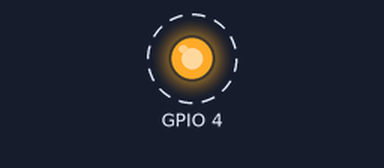
Recording of a program running on a simulated Raspberry Pi (BCM pin numbers). Shown: output pins drawn as LEDs (lit = HIGH). Dashed ring = blinking.

Above: at 0.5 s.
Timing chart, 0 to 4.6 s (numbered marks = the images above):
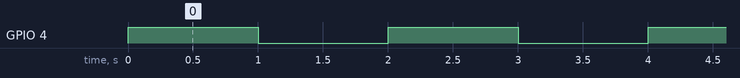

Measured:
- by itself, GPIO 4: alternates HIGH for 1.0 s and LOW for 1.0 s

The program:

led2.py
```python
# coding: utf-8

# timeライブラリのインポート
import time

# GPIOのライブラリのインポート
import RPi.GPIO as GPIO

# GPIO初期化時の警告メッセージを非表示にする
GPIO.setwarnings(False)
# GPIOの初期化
GPIO.cleanup()
# GPIOの番号でピンを指定する
GPIO.setmode(GPIO.BCM)
# GPIO4のピンを出力に設定
GPIO.setup(4, GPIO.OUT)


# 無限ループにする
while True:
    # GPIO4をHIGHにする
    GPIO.output(4, GPIO.HIGH)
    time.sleep(1)  # 1秒待機する
    # GPIO4をLOWにする
    GPIO.output(4, GPIO.LOW)
    time.sleep(1)  # 1秒待機する
```
